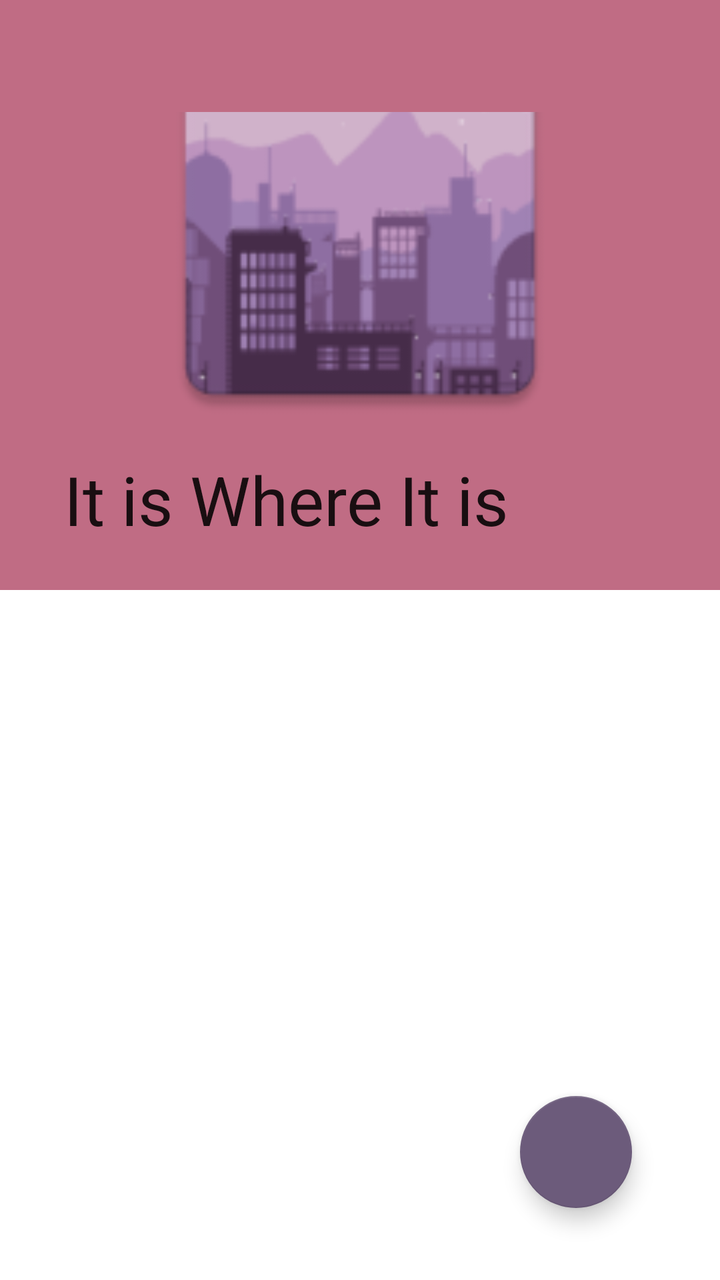
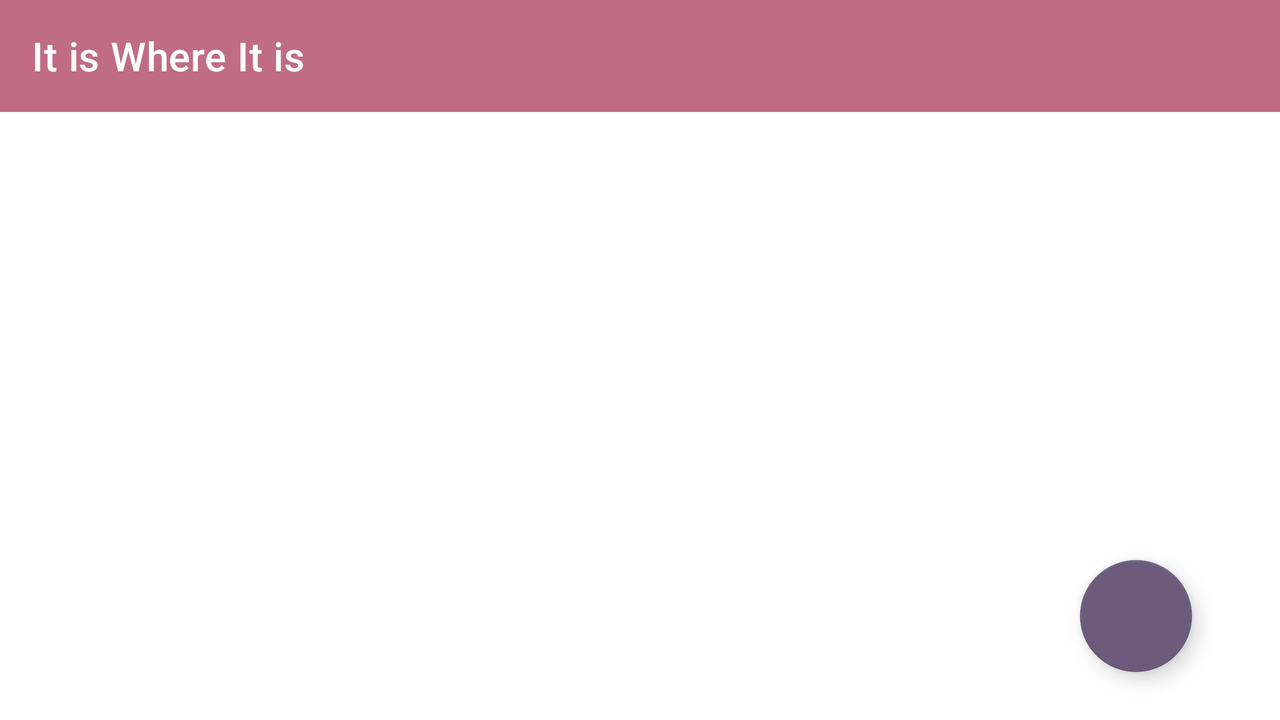

Two renders of one Android screen. The first uses the default layout on a phone; the second uses the alternative layout the repository ships for a different screen configuration, on a matching device. The two XML files are below.
<!-- AndroidManifest.xml: application theme WhereTheme -->
<!-- res/layout/activity_app_page.xml -->
<?xml version="1.0" encoding="utf-8"?>
<androidx.coordinatorlayout.widget.CoordinatorLayout
    xmlns:android="http://schemas.android.com/apk/res/android"
    xmlns:app="http://schemas.android.com/apk/res-auto"
    xmlns:tools="http://schemas.android.com/tools"
    android:layout_width="match_parent"
    android:layout_height="match_parent"
    tools:context=".AppPageActivity">


    <com.google.android.material.appbar.AppBarLayout
        android:layout_width="match_parent"
        android:layout_height="wrap_content"
        android:id="@+id/appBar"
        android:theme="@style/WhereTheme">

        <com.google.android.material.appbar.CollapsingToolbarLayout
            android:layout_width="match_parent"
            android:layout_height="wrap_content"
            app:layout_scrollFlags="scroll|snap|exitUntilCollapsed">

            <ImageView
                android:layout_marginBottom="75dp"
                android:layout_width="match_parent"
                android:layout_height="220dp"
                android:src="@mipmap/ic_wallpaper"/>
            
            <include
                android:id="@+id/toolbar_homePage"
                layout="@layout/toolbar" />

        </com.google.android.material.appbar.CollapsingToolbarLayout>

    </com.google.android.material.appbar.AppBarLayout>


    <com.google.android.material.floatingactionbutton.FloatingActionButton
        android:id="@+id/buttonTEST"
        android:layout_width="wrap_content"
        android:layout_height="wrap_content"
        android:layout_marginEnd="44dp"
        android:layout_marginBottom="36dp"
        android:src="@drawable/add"
        android:layout_gravity="end|bottom"/>

    <androidx.recyclerview.widget.RecyclerView
        android:id="@+id/recyclerView"
        android:layout_width="410dp"
        android:layout_height="556dp"
        app:layout_behavior="@string/appbar_scrolling_view_behavior"/>


</androidx.coordinatorlayout.widget.CoordinatorLayout>
<!-- res/layout/toolbar.xml (included above) -->
<?xml version="1.0" encoding="utf-8"?>
<androidx.appcompat.widget.Toolbar
    android:layout_width="match_parent"
    android:layout_height="?attr/actionBarSize"
    xmlns:android="http://schemas.android.com/apk/res/android"
    xmlns:app="http://schemas.android.com/apk/res-auto"
    android:background="?attr/colorPrimary"
    android:theme="@style/WhereTheme"
    app:title="@string/app_name"
    app:layout_scrollFlags="scroll|enterAlways"
    app:titleTextColor="@color/white">




</androidx.appcompat.widget.Toolbar>
<!-- resources referenced by this layout -->
<resources>
  <color name="white">#FFFFFFFF</color>
  <!-- mipmap ic_wallpaper: png bitmap (mipmap-hdpi, 4405 bytes) -->
  <string name="app_name">It is Where It is</string>
  <style name="WhereTheme" parent="Theme.MaterialComponents.DayNight.NoActionBar">
  
          <item name="colorPrimary">@color/wherePink</item>
          <item name="colorSecondary">@color/wherePinkyMoss</item>
          <item name="colorPrimaryVariant">@color/wherePink</item>
          <item name="colorOnPrimary">@color/whereMoss</item>
          <item name="android:statusBarColor">?attr/colorPrimary</item>
  
      </style>
  <color name="wherePink">#c06c84</color>
  <color name="wherePinkyMoss">#6c5b7b</color>
  <color name="whereMoss">#355c7d</color>
</resources>
<!-- res/layout-land/activity_app_page.xml (the repository's variant of the layout above) -->
<!-- drawn on the phone turned sideways -->
<?xml version="1.0" encoding="utf-8"?>
<androidx.constraintlayout.widget.ConstraintLayout xmlns:android="http://schemas.android.com/apk/res/android"
    xmlns:app="http://schemas.android.com/apk/res-auto"
    xmlns:tools="http://schemas.android.com/tools"
    android:layout_width="match_parent"
    android:layout_height="match_parent"
    tools:context=".AppPageActivity">


    <include
        android:id="@+id/toolbar_homePage"
        layout="@layout/toolbar" />

    <com.google.android.material.floatingactionbutton.FloatingActionButton
        android:id="@+id/buttonTEST"
        android:layout_width="wrap_content"
        android:layout_height="wrap_content"
        android:layout_marginEnd="44dp"
        android:layout_marginBottom="24dp"
        android:src="@drawable/add"
        app:layout_constraintBottom_toBottomOf="parent"
        app:layout_constraintEnd_toEndOf="parent" />

    <androidx.recyclerview.widget.RecyclerView
        android:id="@+id/recyclerView"
        android:layout_width="679dp"
        android:layout_height="328dp"
        app:layout_constraintStart_toStartOf="parent"
        app:layout_constraintTop_toBottomOf="@+id/toolbar_homePage" />




</androidx.constraintlayout.widget.ConstraintLayout>
<!-- resources referenced by the variant -->
<!-- as the phone turned sideways resolves them -->
<resources>
  <color name="white">#FFFFFFFF</color>
  <string name="app_name">It is Where It is</string>
  <style name="WhereTheme" parent="Theme.MaterialComponents.DayNight.NoActionBar">
  
          <item name="colorPrimary">@color/wherePink</item>
          <item name="colorSecondary">@color/wherePinkyMoss</item>
          <item name="colorPrimaryVariant">@color/wherePink</item>
          <item name="colorOnPrimary">@color/whereMoss</item>
          <item name="android:statusBarColor">?attr/colorPrimary</item>
  
      </style>
  <color name="wherePink">#c06c84</color>
  <color name="wherePinkyMoss">#6c5b7b</color>
  <color name="whereMoss">#355c7d</color>
</resources>
